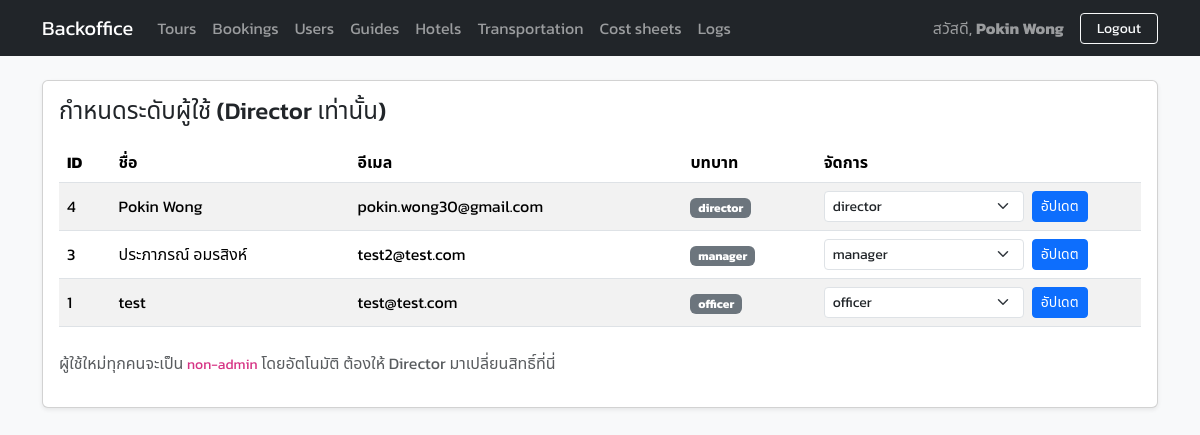
The app's page /public/users.php (signed in) with its own data.
### tables this page shows
CREATE TABLE `users` (
  `id` int NOT NULL,
  `email` varchar(190) NOT NULL,
  `password` varchar(255) NOT NULL,
  `full_name` varchar(190) NOT NULL,
  `role` enum('director','manager','officer','non-admin') NOT NULL DEFAULT 'non-admin',
  `created_at` timestamp NULL DEFAULT CURRENT_TIMESTAMP
);

### public/users.php (the view, shortened to what this page needs)
<?php
require_once __DIR__.'/../includes/layout.php';
require_once __DIR__.'/../includes/audit.php';
$roles = ['director','manager','officer','non-admin'];
$users = $pdo->query("SELECT id, email, full_name, role, created_at FROM users ORDER BY id DESC")->fetchAll(PDO::FETCH_ASSOC);
?>
<div class="card shadow-sm">
  <div class="card-body">
    <h4 class="mb-3">กำหนดระดับผู้ใช้ (Director เท่านั้น)</h4>
    <div class="table-responsive">
      <table class="table table-striped align-middle">
        <thead><tr><th>ID</th><th>ชื่อ</th><th>อีเมล</th><th>บทบาท</th><th>จัดการ</th></tr></thead>
        <tbody>
          <?php foreach($users as $u): ?>
            <tr>
              <td><?= $u['id'] ?></td>
              <td><?= htmlspecialchars($u['full_name']) ?></td>
              <td><?= htmlspecialchars($u['email']) ?></td>
              <td><span class="badge bg-secondary"><?= htmlspecialchars($u['role']) ?></span></td>
              <td>
                <form method="post" class="d-flex gap-2">
                  <select name="role" class="form-select form-select-sm" style="max-width:200px">
                    <?php foreach($roles as $r): ?>
                      <option value="<?= $r ?>" <?= $u['role']===$r?'selected':'' ?>><?= $r ?></option>
                    <?php endforeach; ?>
                  </select>
                  <button class="btn btn-sm btn-primary">อัปเดต</button>
                </form>
              </td>
            </tr>
          <?php endforeach; ?>
        </tbody>
      </table>
    </div>
    <p class="text-muted mt-2">
      ผู้ใช้ใหม่ทุกคนจะเป็น <code>non-admin</code> โดยอัตโนมัติ ต้องให้ Director มาเปลี่ยนสิทธิ์ที่นี่
    </p>
  </div>
</div>

### includes/layout.php (style rules this page uses)
:root { --bs-body-font-family: 'Poppins', 'Kanit', system-ui, -apple-system, 'Segoe UI', Roboto, 'Helvetica Neue', Arial, 'Noto Sans Thai', sans-serif; --bs-font-sans-serif: var(--bs-body-font-family); }
html, body { font-family: var(--bs-body-font-family); -webkit-font-smoothing: antialiased; -moz-osx-font-smoothing: grayscale; text-rendering: optimizeLegibility; font-variant-numeric: tabular-nums; }
:lang(th) { font-family: 'Kanit', 'Poppins', system-ui, -apple-system, 'Segoe UI', Roboto, 'Helvetica Neue', Arial, 'Noto Sans Thai', sans-serif; }

### records on screen
users: id "4", full_name "Pokin Wong", email "pokin.wong30@gmail.com", role "director"
users: id "3", full_name "ประภาภรณ์ อมรสิงห์", email "test2@test.com", role "manager"
users: id "1", full_name "test", email "test@test.com", role "officer"

### other values on screen
$_SESSION['user']['full_name'] "Pokin Wong"
